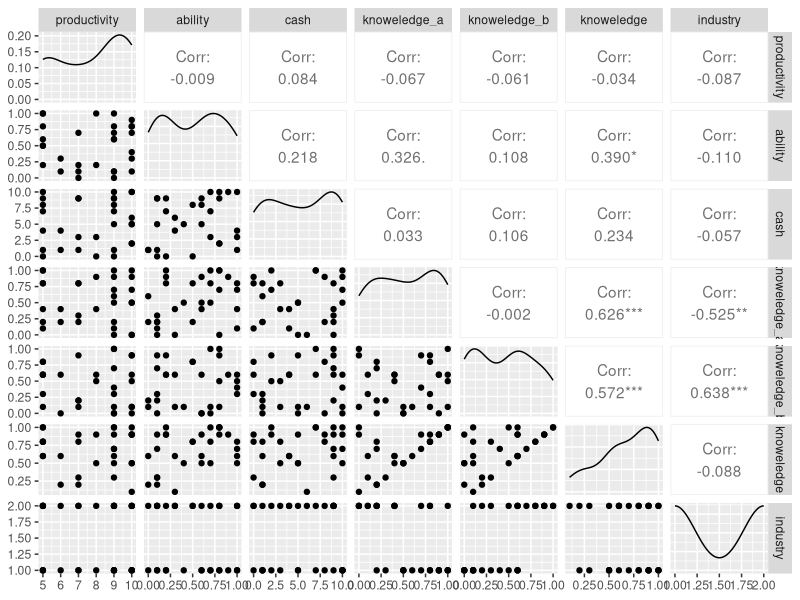
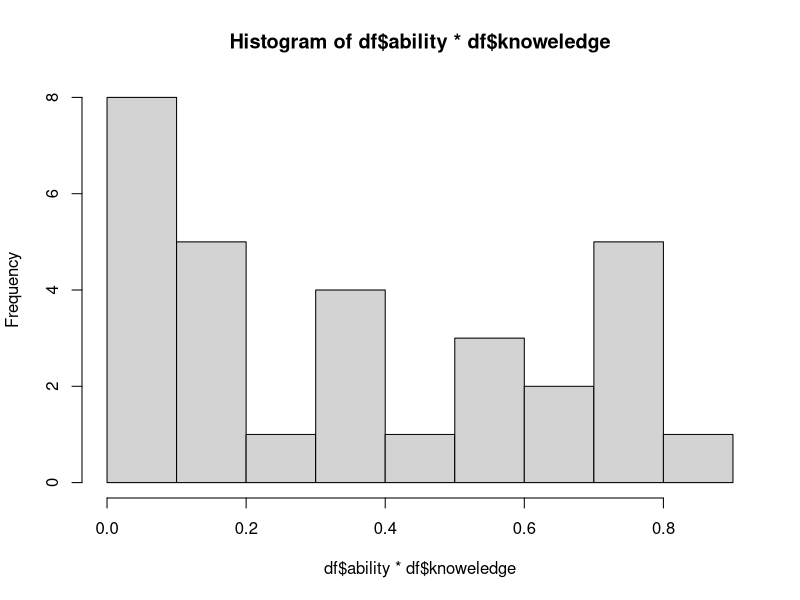

R code for these plots, in order:
## ---- chunk 1
library(GGally)
library(dplyr)
## ---- chunk 2
set.seed(2018)

# create people's characteristics
n = 30
knows_a = sample(c(0:10)/10, n, replace = TRUE)
knows_b = sample(c(0:10)/10, n, replace = TRUE)
abils = sample(c(0:10)/10, n, replace = TRUE)
cashes = sample(c(0:10), n, replace = TRUE)
prods = sample(c(5:10), n, replace = TRUE)
df = data.frame('productivity' = prods, 'ability' = abils, 'cash' = cashes, 'knoweledge_a' = knows_a, 'knoweledge_b' = knows_b)
df$knoweledge = apply(select(df, knoweledge_a, knoweledge_b), 1, FUN=max)
df$industry = ifelse(df$knoweledge_a > df$knoweledge_b, 1, 2)


summary(df)
ggpairs(df)
## ---- chunk 3
border = quantile(df$ability*df$knoweledge,probs = 0.7)
df$choice1 = ifelse(df$ability*df$knoweledge >= border, 1, 0)
e1 = filter(df, choice1 == 1)
e1$ent_id = c(1:length(e1$productivity))

e0 = df[df$choice1 == 0, ]
e0$emp_id = c(1:length(e0$productivity))
  
hist(df$ability*df$knoweledge)
## ---- chunk 4
set.seed(2018)

e0$choice2 = 99
e0[e0$industry == 1, ]$choice2 = sample(e1[e1$industry == 1, ]$ent_id, length(e0[e0$industry == 1, ]$productivity), replace = TRUE)
e0[e0$industry == 2, ]$choice2 = sample(e1[e1$industry == 2, ]$ent_id, length(e0[e0$industry == 2, ]$productivity), replace = TRUE)


as.matrix(data.frame(e0$emp_id, e0$choice2))
## ---- chunk 5


#Quantity <- vector("list", 9)
#firm_n <- vector("list", 9)
e1$Quantity = 0
e1$size = 0
for(i in 1:9){
    firm_prod = sum(filter(e0, choice2 == i)$productivity*filter(e0, choice2 == i)$knoweledge) + filter(e1, ent_id == i)$productivity*filter(e1, ent_id == i)$knoweledge
    firm_n_ = length(filter(e0, choice2 == i)$productivity)
    Quantity_ = filter(e1, ent_id == i)$ability*(firm_prod)
    e1$Quantity[i] <- Quantity_
    e1$size[i] <- firm_n_+1
}
X = sum(filter(e1, industry == 1)$Quantity)
Y = sum(filter(e1, industry == 2)$Quantity)
print(paste('X = ', X))
print(paste('Y = ', Y))

price_X = Y/X
price_Y = X/Y
print(paste('price_X =', price_X))
print(paste('price_Y =', price_Y))


e1$income = 0
e1[e1$industry == 1, ]$income = e1[e1$industry == 1, ]$Quantity*price_X
e1[e1$industry == 2, ]$income = e1[e1$industry == 2, ]$Quantity*price_Y

e1$profit = 0.2*e1$income



e0$income = 0
for(i in 1:21){
    #pr = e0[e0$emp_id == i, ]$knoweledge * e0[e0$emp_id == i, ]$productivity 
    f = e0[e0$emp_id == i, ]$choice2
    e0[e0$emp_id == i, ]$income = (0.8*e1[e1$ent_id == f, ]$income)/e1[e1$ent_id == f, ]$size
}

## ---- chunk 6
df1 = bind_rows(e1, e0)
#they will not prognose change in prices

df1$prr = df1$productivity * df1$knoweledge * df1$ability
df1$prognose = 0
for(i in 1:30){
  df1$prognose[i] = ifelse(df1$industry == 1, price_X*df1$prr, price_Y*df1$prr)  
}

df1$necessity = df1$prognose - df1$income
